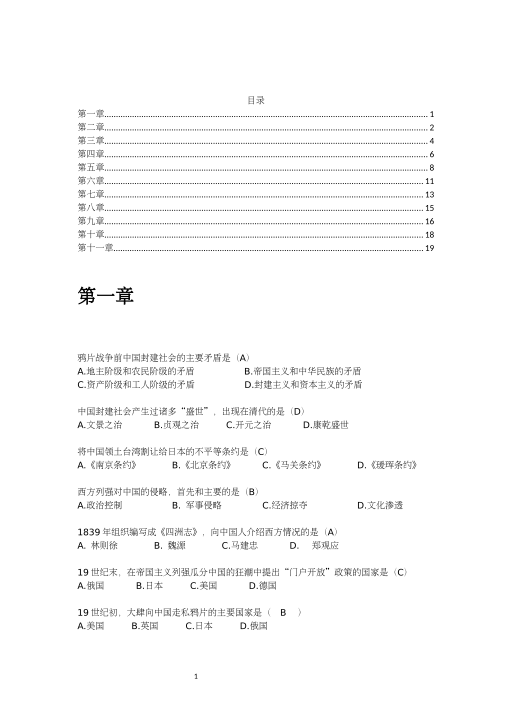
#> input picture question_bank/modern_history/png/1.png, 1023 x 1447 px, found by its file name (shown at 1/2 size); its folder holds only this picture in this run
$ python cropping.py
#> lines starting #> are read from the running program, lines starting #| are printed output that depends on the picture
# -*- coding: utf-8 -*-
"""
Created on Wed May 26 22:58:55 2021

@author: Niji
"""

from PIL import Image

for i in range(1, 22):
    srcPath = './question_bank/modern_history/png/{page}.png'.format(page=i)
    dstPath = './question_bank/modern_history/cut/{page}.png'.format(page=i)

    # 读取图片
    img_1 = Image.open(srcPath)
#> img_1 is the input picture: PIL image 1023x1447 RGBA; mean R, G, B, A 250.4, 250.4, 250.4, 255
    # 设置裁剪的位置
    crop_box = (139,115,883,1331)
    # 裁剪图片
    img_2 = img_1.crop(crop_box)
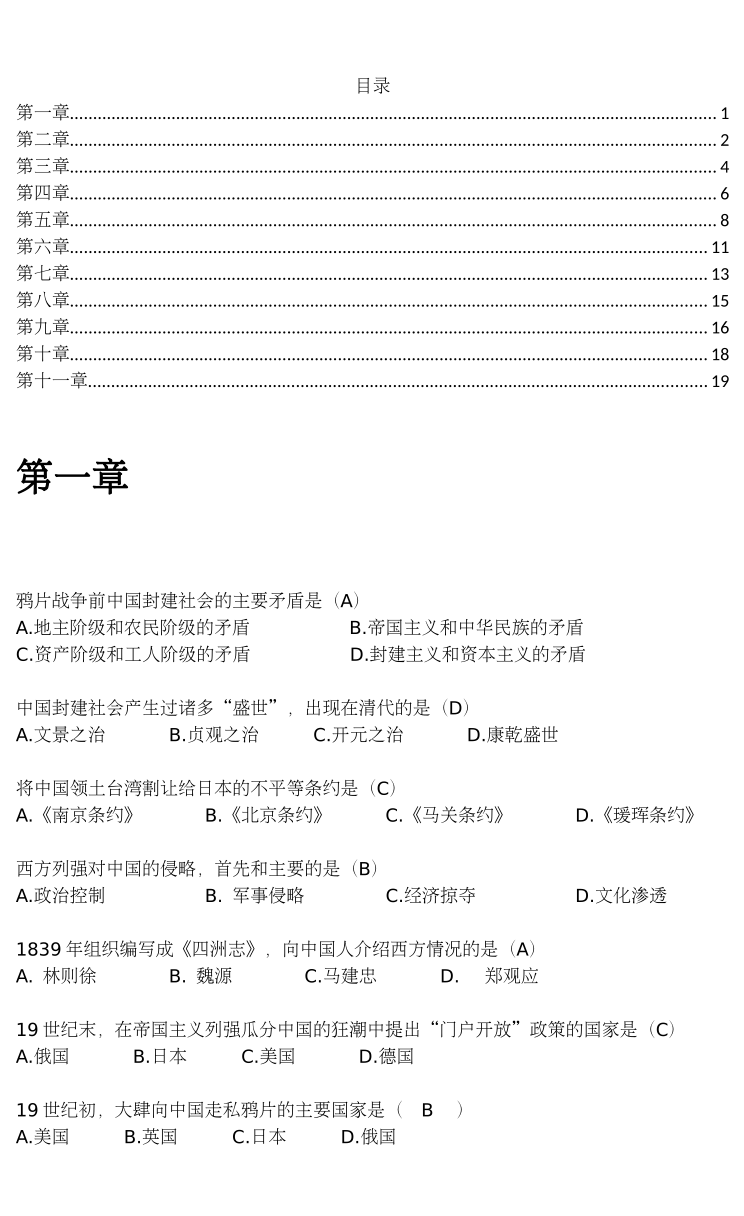
#> img_2: PIL image 744x1216 RGBA; mean R, G, B, A 247.4, 247.4, 247.4, 255
#> (the run stopped early here; a loop or call above may not have finished)
